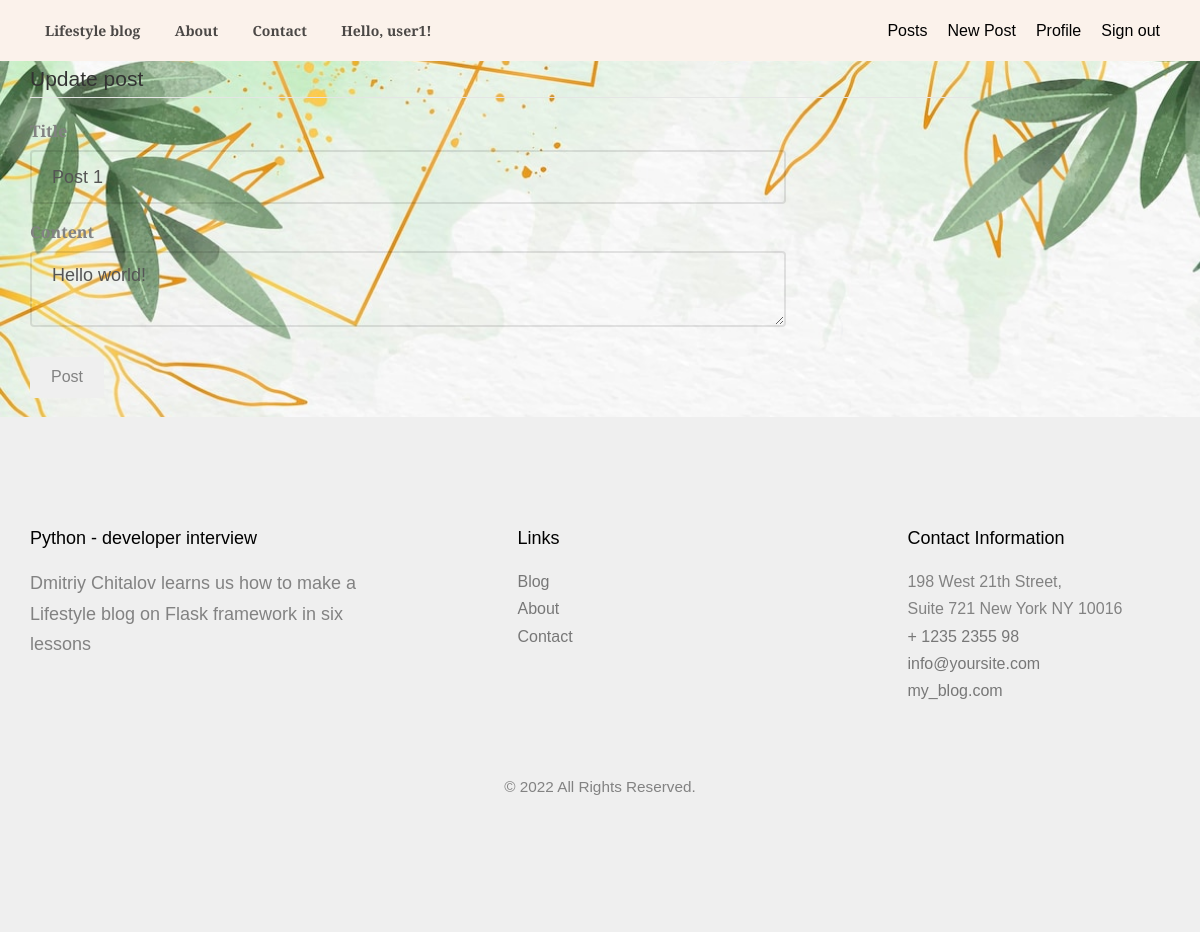
Screenshot of /post/1/update (signed in) with the database file from the repository.
### flask_blog/models.py (models this page shows, shortened)
class User(db.Model, UserMixin):
    id = db.Column(db.Integer, primary_key=True)
    username = db.Column(db.String(20), unique=True, nullable=False)
    email = db.Column(db.String(120), unique=True, nullable=False)
    image_file = db.Column(db.String(20), nullable=False,
                            default='default.png')
    password = db.Column(db.String(60), nullable=False)
    posts = db.relationship('Post', backref='author', lazy=True)

class Post(db.Model):
    id = db.Column(db.Integer, primary_key=True)
    title = db.Column(db.String(100), nullable=False)
    date_posted = db.Column(db.DateTime, nullable=False,
                            default=datetime.utcnow)
    content = db.Column(db.Text, nullable=False)
    user_id = db.Column(db.Integer, db.ForeignKey('user.id'),
						nullable=False)

### flask_blog/posts/routes.py (the view)
@posts.route("/post/<int:post_id>/update", methods=['GET', 'POST'])
@login_required
def update_post(post_id):
    post = Post.query.get_or_404(post_id)
    if post.author != current_user:
        abort(403)
    form = PostForm()
    if form.validate_on_submit():
        post.title = form.title.data
        post.content = form.content.data
        db.session.commit()
        flash('Your post updated!', 'success')
        return redirect(url_for('posts.post', post_id=post.id))
    elif request.method == 'GET':
        form.title.data = post.title
        form.content.data = post.content
    return render_template('create_post.html', title='Update post',
                           form=form, legend='Update post')

### flask_blog/posts/forms.py
class PostForm(FlaskForm):
    title = StringField('Title', validators=[DataRequired()])
    content = TextAreaField('Content', validators=[DataRequired()])
    submit = SubmitField('Post')

### flask_blog/models.py (called while the page is built)
@login_manager.user_loader
def load_user(user_id):
    return User.query.get(int(user_id))

### flask_blog/templates/create_post.html (shortened to what this page needs)
{% extends "layout.html" %}
{% block content %}
<div class="content-section">
    <form method="POST" action="">
        <fieldset class="form-group">
            <legend class="border-bottom mb-4">{{ legend }}</legend>
            <div class="form-group">
                {{ form.title.label(class="form-control-label") }}
                {% if form.title.errors %}
                    {{ form.title(class="form-control form-control-lg is-invalid") }}
                    <div class="invalid-feedback">
                        {% for error in form.title.errors %}
                            <span>{{ error }}</span>
                        {% endfor %}
                    </div>
                {% else %}
                    {{ form.title(class="form-control form-control-lg") }}
                {% endif %}
            </div>
            <div class="form-group">
                {{ form.content.label(class="form-control-label") }}
                {% if form.content.errors %}
                    {{ form.content(class="form-control form-control-lg is-invalid") }}
                    <div class="invalid-feedback">
                        {% for error in form.content.errors %}
                            <span>{{ error }}</span>
                        {% endfor %}
                    </div>
                {% else %}
                    {{ form.content(class="form-control form-control-lg") }}
                {% endif %}
            </div>
        </fieldset>
        <div class="form-group">
            {{ form.submit(class="btn btn-outline-info") }}
        </div>
    </form>
</div>
{% endblock content %}

### flask_blog/templates/layout.html (shortened to what this page needs)
<!DOCTYPE HTML>
<html>
<head>
    <link rel="stylesheet" href="{{ url_for('static', filename='css/animate.css') }}">
    <link rel="stylesheet" href="{{ url_for('static', filename='css/icomoon.css') }}">
    <link rel="stylesheet" href="{{ url_for('static', filename='css/bootstrap.css') }}">
    <link rel="stylesheet" href="{{ url_for('static', filename='css/magnific-popup.css') }}">
    <link rel="stylesheet" href="{{ url_for('static', filename='css/flexslider.css') }}">
    <link rel="stylesheet" href="{{ url_for('static', filename='css/style.css') }}">
</head>
<body>
    <div id="page"><a href="/" class="js-fh5co-nav-toggle fh5co-nav-toggle fh5co-nav-white"></a>
        <nav class="fh5co-nav" role="navigation">
            <div class="container-fluid">
                <div class="row">
                    <div class="top-menu">
                        <div class="container">
                            <div class="row">
                                <div class="col-sm-7 text-left menu-1">
                                    <ul>
                                        <li><a href="/">Lifestyle blog</a></li>
                                        <li><a href="/">About</a></li>
                                        <li><a href="/">Contact</a></li>
                                        {% if current_user.is_authenticated %}
                                        <li><a href="/account">Hello, {{ current_user.username }}!</a></li>
                                        {% endif %}
                                    </ul>
                                </div>
                                <div class="col-sm-5" style="display: flex; justify-content: end">
                                    {% if current_user.is_authenticated %}
                                        <a class="nav-item nav-link navigation-links" href="{{
                                            url_for('posts.allpost') }}"> Posts</a>
                                        <a class="nav-item nav-link navigation-links" href="{{
                                            url_for('posts.new_post') }}"> New Post</a>
                                        <a class="nav-item nav-link navigation-links" href="{{
                                            url_for('users.account') }}">Profile</a>
                                        <a class="nav-item nav-link navigation-links" href="{{
                                            url_for('users.logout') }}">Sign out</a>
                                    {% else %}
                                        <a class="nav-link nav-item navigation-links" href="{{
                                            url_for('users.login') }}">Sign in</a>
                                        <a class="nav-link nav-item navigation-links" href="{{
                                            url_for('users.register') }}">Sign up</a>
                                    {% endif %}
                                </div>
                            </div>
                        </div>
                    </div>
                </div>
            </div>
        </nav>
        <div class="flask-blog-main">
            <main role="main" class="container">
                <div class="row">
                    <div class="col-md-10">
                        {% block content %}{% endblock %}
                    </div>
                </div>
            </main>
        </div>
        <footer id="fh5co-footer" role="contentinfo">
            <div class="container">
                <div class="row row-pb-md">
                    <div class="col-md-4 fh5co-widget">
                        <h4>Python - developer interview</h4>
                        <p>Dmitriy Chitalov learns us how to make a Lifestyle blog on Flask framework in six lessons</p>
                    </div>
                    <div class="col-md-4 col-md-push-1">
                        <h4>Links</h4>
                        <ul class="fh5co-footer-links">
                            <li><a href="/">Blog</a></li>
                            <li><a href="/">About</a></li>
                            <li><a href="/">Contact</a></li>
                        </ul>
                    </div>
                    <div class="col-md-4 col-md-push-1">
                        <h4>Contact Information</h4>
                        <ul class="fh5co-footer-links">
                            <li>198 West 21th Street, <br> Suite 721 New York NY 10016</li>
                            <li><a href="/">+ 1235 2355 98</a></li>
                            <li><a href="/">info@yoursite.com</a></li>
                            <li><a href="/">my_blog.com</a></li>
                        </ul>
                    </div>
                </div>
                <div class="row copyright">
                    <div class="col-md-12 text-center">
                        <p>
                            <small class="block">© 2022 All Rights Reserved.</small>
                        </p>
                    </div>
                </div>
            </div>
        </footer>
    </div>
</body>
</html>

### flask_blog/static/css/style.css (style rules this page uses)
body { font-family: "Josefin Slab", Arial, serif; font-weight: 400; font-size: 16px; line-height: 1.7; color: #828282; }
#page { position: relative; overflow-x: hidden; width: 100%; height: 100%; -webkit-transition: 0.5s; -o-transition: 0.5s; transition: 0.5s; }
a { color: #1d2f3b; -webkit-transition: 0.5s; -o-transition: 0.5s; transition: 0.5s; }
p { margin-bottom: 20px; font-size: 18px; }
h1, h2, h3, h4, h5, h6, figure { color: #000; font-family: "Josefin Slab", Arial, serif; font-weight: 400; margin: 0 0 20px 0; }
.fh5co-nav .top-menu { padding: 12px 0; width: 100%; float: left; position: relative; }
.fh5co-nav .top-menu:before { position: absolute; top: 0; bottom: 0; left: 0; right: 0; content: ''; background: #fbf2eb; }
.fh5co-nav a { padding: 5px 10px; color: #000; }
.fh5co-nav ul { padding: 0; margin: 5px 0 0 0; }
.fh5co-nav ul li { padding: 0; margin: 0; list-style: none; display: inline; font-weight: 700; }
.fh5co-nav ul li a { font-size: 14px; padding: 30px 15px; color: rgba(0, 0, 0, 0.7); -webkit-transition: 0.5s; -o-transition: 0.5s; transition: 0.5s; }
#fh5co-about, #fh5co-content, #fh5co-started, #fh5co-blog, #fh5co-blog-popular, #fh5co-contact, #fh5co-footer { padding: 7em 0; clear: both; }
#fh5co-footer { background: #efefef; }
#fh5co-footer .fh5co-footer-links { padding: 0; margin: 0; }
#fh5co-footer .fh5co-footer-links li { padding: 0; margin: 0; list-style: none; }
#fh5co-footer .fh5co-footer-links li a { color: rgba(0, 0, 0, 0.5); text-decoration: none; }
#fh5co-footer .fh5co-widget { margin-bottom: 30px; }
#fh5co-footer .copyright .block { display: block; }
#fh5co-offcanvas a { color: rgba(255, 255, 255, 0.5); }
#fh5co-offcanvas ul { padding: 0; margin: 0; }
#fh5co-offcanvas ul li { padding: 0; margin: 0; list-style: none; }
.btn { margin-right: 4px; margin-bottom: 4px; font-family: "Josefin Slab", Arial, serif; font-size: 16px; font-weight: 400; -webkit-border-radius: 4px; -moz-border-radius: 4px; -ms-border-radius: 4px; border-radius: 4px; -webkit-transition: 0.5s; -o-transition: 0.5s; transition: 0.5s; padding: 8px 20px; }
.form-control { box-shadow: none; background: transparent; border: 2px solid rgba(0, 0, 0, 0.1); height: 54px; font-size: 18px; font-weight: 300; }
.row-pb-md { padding-bottom: 4em !important; }

### flask_blog/templates/layout.html (style rules this page uses)
body { background-image: url('../static/pictures/back.jpg'); background-size: cover; }

### rows the page displays
User: username "user1"
Post: title "Post 1", content "Hello world!"

### other values shown
{{ legend }} "Update post"
